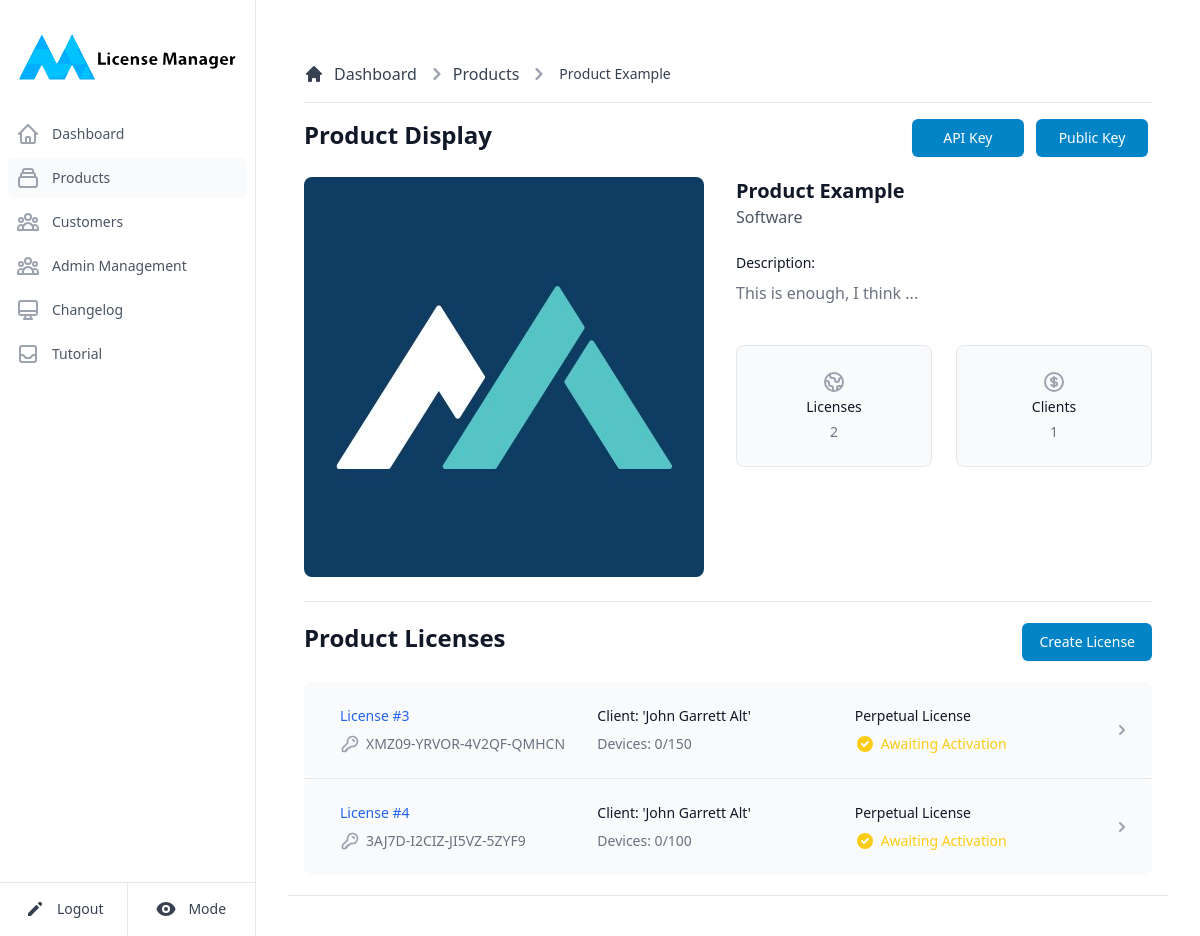
The page /products/id/1 (signed in) on the database as committed earlier.
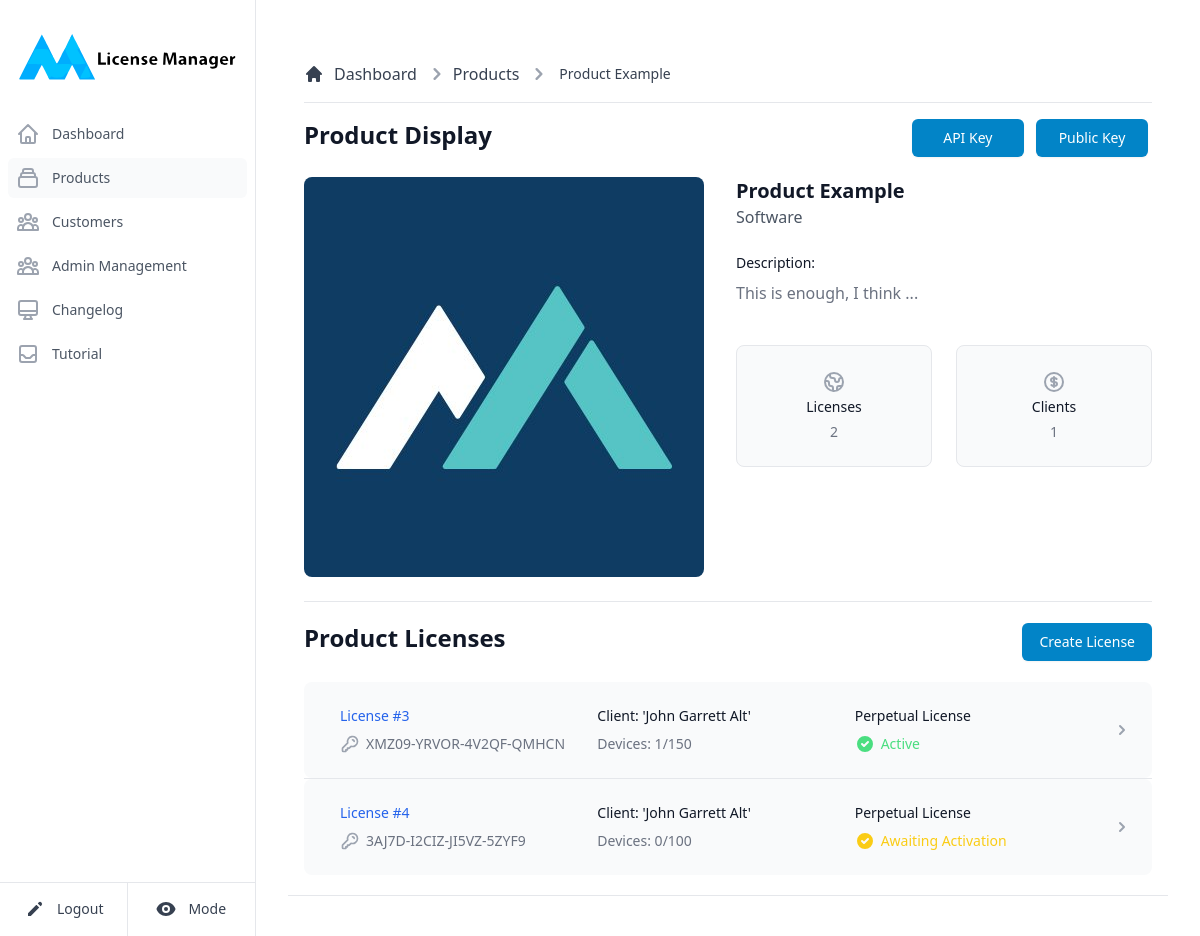
The same page on the database as committed later.
### bin/models.py (models this page shows)
class Product(db.Model):
    __tablename__ = "product"
    id = db.Column( db.Integer, primary_key=True )
    name = db.Column( db.String(100), unique=True )
    category = db.Column( db.String(100) )
    image = db.Column( db.String(150) , nullable=False )
    details = db.Column( db.String(1000) )
    privateK = db.Column(db.String(1100), unique=True)
    publicK = db.Column(db.String(1100), unique=True)
    apiK = db.Column( db.String(100), unique=True )
    keys = db.relationship('Key', cascade='all,delete', backref='product')

class Key(db.Model):
    __tablename__ = "key"
    id = db.Column(db.Integer, primary_key=True)
    productid = db.Column(db.Integer, db.ForeignKey('product.id', ondelete="cascade"), nullable=False)
    clientid = db.Column(db.Integer, db.ForeignKey('client.id', ondelete="cascade"), nullable=False)
    serialkey = db.Column( db.String(100), unique = True)
    maxdevices = db.Column( db.Integer )
    devices = db.Column( db.Integer )
    status = db.Column( db.Integer )
    expirydate = db.Column( db.Integer, nullable=False)
    registrations = db.relationship('Registration', cascade='all,delete', backref='key')
    changelogs = db.relationship('Changelog', cascade='all,delete', backref='key')

class Client(db.Model):
    __tablename__ = "client"
    id = db.Column(db.Integer, primary_key = True)
    name = db.Column( db.String(100) )
    email = db.Column( db.String(100), unique = True)
    phone = db.Column( db.String(20) )
    country = db.Column( db.String(50) )
    registrydate = db.Column( db.Integer, nullable=False)
    keys = db.relationship('Key', cascade='all,delete', backref='client')

### bin/main.py (the view)
@main.route('/products/id/<productid>')
@login_required
def productDisplay(productid):
    return ProductHandler.displayProduct( productid )

### bin/databaseAPI.py (called while the page is built)
def getDistinctClients(productID):
    return db.session.query(Key.clientid).distinct().count()

def getProductByID(productID):
    return Product.query.filter_by(id = productID).first()

def getKeys(productID):
    return db.engine.execute("""
    SELECT * FROM key JOIN (select id as cid, name from client) ON cid = KEY.clientid where Key.productid = """ + str(productID)
    ).fetchall()

def getCustomer(customerName):
    if(customerName == '_ALL_'):
        return Client.query.all()
    return Client.query.filter(Client.name.contains(customerName)).all()

### bin/handlers/products.py (called while the page is built)
def displayProduct(productID):
    if( not str(productID).isnumeric() ):
        return Utils.render404("Product not found", "Sorry, but the product you have entered is invalid ...")
    licenses = DBAPI.getKeys(productID)
    productContent = DBAPI.getProductByID(productID)
    customers = DBAPI.getCustomer('_ALL_')
    clientcount = DBAPI.getDistinctClients(productID)
    if( productContent == None ):
        return Utils.render404("Product not found", "Sorry, but the product you have entered doesn't yet exist ...")
    return render_template('product.html', licenses = licenses, clients = clientcount, product = productContent, pubKey = productContent.publicK.decode('utf-8'), customers = customers, mode = request.cookies.get('mode'))

### bin/templates/product.html (shortened to what this page needs)
{% extends "base.html" %}
{% block second %}text-gray-600 bg-gray-50 dark:bg-gray-700{% endblock %}
{% block content %}
<main>
    <div class="p-4 bg-white block sm:flex items-center justify-between border-b border-gray-200 lg:mt-1.5 dark:bg-slate-900 dark:border-slate-700">
       <div class="mb-1 w-full">
			<div class="mb-2 pb-3">
				<nav class="flex mb-4 pb-4 border-b border-gray-200 dark:border-slate-700" aria-label="Breadcrumb">
					<ol class="inline-flex items-center space-x-1 md:space-x-2">
						<li class="inline-flex items-center">
							<a href="#" class="text-gray-700 hover:text-gray-900 inline-flex items-center dark:text-slate-300 dark:hover:text-slate-500">
								<svg class="w-5 h-5 mr-2.5" fill="currentColor" viewBox="0 0 20 20" xmlns="http://www.w3.org/2000/svg">
									<path d="M10.707 2.293a1 1 0 00-1.414 0l-7 7a1 1 0 001.414 1.414L4 10.414V17a1 1 0 001 1h2a1 1 0 001-1v-2a1 1 0 011-1h2a1 1 0 011 1v2a1 1 0 001 1h2a1 1 0 001-1v-6.586l.293.293a1 1 0 001.414-1.414l-7-7z"></path>
								</svg>
								Dashboard
							</a>
						</li>
						<li>
							<div class="flex items-center">
								<svg class="w-6 h-6 text-gray-400" fill="currentColor" viewBox="0 0 20 20" xmlns="http://www.w3.org/2000/svg">
									<path fill-rule="evenodd" d="M7.293 14.707a1 1 0 010-1.414L10.586 10 7.293 6.707a1 1 0 011.414-1.414l4 4a1 1 0 010 1.414l-4 4a1 1 0 01-1.414 0z" clip-rule="evenodd"></path>
								</svg>
								<a href="{{ url_for('main.products') }}" class="text-gray-700 hover:text-gray-900 ml-1 dark:text-slate-300 dark:hover:text-slate-500">Products</a>
							</div>
						</li>
						<li>
							<div class="flex items-center">
								<svg class="w-6 h-6 text-gray-400" fill="currentColor" viewBox="0 0 20 20" xmlns="http://www.w3.org/2000/svg">
									<path fill-rule="evenodd" d="M7.293 14.707a1 1 0 010-1.414L10.586 10 7.293 6.707a1 1 0 011.414-1.414l4 4a1 1 0 010 1.414l-4 4a1 1 0 01-1.414 0z" clip-rule="evenodd"></path>
								</svg>
								<a href="#" class="text-gray-700 hover:text-gray-900 ml-1 md:ml-2 text-sm font-medium dark:text-slate-300 dark:hover:text-slate-500">{{ product.name }}</a>
							</div>
						</li>
					</ol>
				</nav>
        <div class="flex justify-between">
          <h1 class="text-2xl font-semibold text-gray-900 dark:text-gray-100">Product Display</h1>
          <div>
            <button type="button" data-modal-toggle="copy-modal" class="copy-button w-28 mx-1 px-4 py-2 border border-transparent rounded-md shadow-sm text-sm font-medium text-white bg-sky-600 hover:bg-sky-800 focus:outline-none focus:ring-2 focus:ring-offset-2 focus:ring-indigo-500 dark:bg-sky-500 dark:hover:bg-sky-600 transition-all duration-300" content="{{ product.apiK }}">API Key</button>
            <button type="button" data-modal-toggle="copy-modal" class="copy-button w-28 mx-1 px-4 py-2 border border-transparent rounded-md shadow-sm text-sm font-medium text-white bg-sky-600 hover:bg-sky-800 focus:outline-none focus:ring-2 focus:ring-offset-2 focus:ring-indigo-500 dark:bg-sky-500 dark:hover:bg-sky-600 transition-all duration-300" content="{{ pubKey }}">Public Key</button>
          </div>
        </div>
			</div>
		<div class="bg-white border-b border-gray-200 dark:bg-slate-900 dark:border-slate-700">
			<div class="pb-6">
			  <div class="mt-1 w-full">
				<div class="flex">
					<div style="min-width: 400px; min-height: 400px; max-width: 400px; max-height: 400px">
						<img src="{{ product.image }}" class="rounded-lg" style="height: 100%;">
					</div>
					<div class="ml-8 max-h-96 w-full">
						<div>
							<h1 class="text-xl font-bold text-gray-900 dark:text-gray-300">{{ product.name }}</h1>
							<h2 class="text-m font-medium text-gray-600 dark:text-slate-400">{{ product.category }}</h2>
							<h2 class="mt-6 text-sm font-medium text-gray-900 dark:text-gray-300">Description:</h2>
							<div class="mt-2 prose prose-sm text-gray-500 max-h-32 overflow-y-auto dark:text-slate-400">
								<p>{{ product.details }}</p>
							</div>
						</div>
						<section aria-labelledby="policies-heading" class="mt-10">
						<dl class="grid grid-cols-2 gap-6">
							<div class="bg-gray-50 border border-gray-200 rounded-lg p-6 text-center dark:bg-slate-700 dark:border-slate-500">
							<dt>
								<span class="mt-4 text-sm font-medium text-gray-900 dark:text-slate-100"> Licenses </span>
							</dt>
							<dd class="mt-1 text-sm text-gray-500 dark:text-slate-400">{{licenses|length}}</dd>
							</div>
							<div class="bg-gray-50 border border-gray-200 rounded-lg p-6 text-center dark:bg-slate-700 dark:border-slate-500">
							<dt>
								<span class="mt-4 text-sm font-medium text-gray-900 dark:text-slate-100"> Clients </span>
							</dt>
							<dd class="mt-1 text-sm text-gray-500 dark:text-slate-400">{{clients}}</dd>
							</div>
						</dl>
						</section>
					</div>
				</div>
			  </div>
			</div>
		</div>
    {% if customers|length > 0 %}
      <div class="flex justify-between items-center">
        <h1 class="mt-5 mb-2 font-semibold text-gray-900 text-2xl dark:text-gray-100">Product Licenses</h1>
        <button type="button" class="w-fit px-4 py-2 mt-5 border border-transparent rounded-md shadow-sm text-sm font-medium text-white bg-sky-600 hover:bg-sky-800 focus:outline-none focus:ring-2 focus:ring-offset-2 focus:ring-indigo-500 dark:bg-sky-500 dark:hover:bg-sky-600 transition-all duration-300" data-modal-toggle="creation-modal">Create License</button>
      </div>
      {% if licenses|length > 0 %}
        <ul role="list" class="mt-5 divide-y divide-gray-200">
          {% for license in licenses %}
            <li>
              <a href="{{ url_for('main.licenseDisplay', licenseid = license.id) }}" class="group block bg-gray-50 pr-5 pl-5 rounded-lg dark:bg-slate-700 dark:hover:bg-slate-600 transition-all duration-300">
                <div class="flex items-center py-5 px-4 sm:py-6 sm:px-0">
                  <div class="min-w-0 flex-1 flex items-center">
                    <div class="min-w-0 flex-1 px-4 md:grid md:grid-cols-3 md:gap-4">
                      <div>
                        <p class="text-sm font-medium text-blue-600 truncate dark:text-sky-500">License #{{license.id}}</p>
                        <p class="mt-2 flex items-center text-sm text-gray-500 dark:text-gray-300">
                            <span class="truncate">{{license.serialkey}}</span>
                        </p>
                      </div>
                      <div class="hidden md:block">
                        <div>
                          <p class="text-sm text-gray-900 dark:text-gray-400">
                              Client: '{{license.name}}'
                          </p>
                          <p class="mt-2 flex items-center text-sm text-gray-500 dark:text-gray-300">
                              Devices: {{license.devices}}/{{license.maxdevices}}
                          </p>
                        </div>
                      </div>
                      <div class="hidden md:block">
                        <div>
                          <p class="text-sm text-gray-900 dark:text-gray-300">
                          </p>
                          {% if license.status == 0 %}
                            <p class="mt-2 flex items-center text-sm text-yellow-400">
                              Awaiting Activation
                            </p>
                          {% elif license.status == 1 %}
                            <p class="mt-2 flex items-center text-sm text-green-400">
                              Active
                            </p>
                          {% endif %}
                        </div>
                      </div>
                    </div>
                  </div>
                  <div>
                  </div>
                </div>
              </a>
            </li>
          {% endfor %}
        </ul>
      {% endif %}
    {% endif %}
    </div>
  </div>
 </main>
{% endblock %}

### bin/templates/base.html (shortened to what this page needs)
<!doctype html>
{% if mode is defined and mode == 'NIGHT' %}
<html lang="en" class="h-full dark">
{% else %}
<html lang="en" class="h-full">
{% endif %}
	<head>
		<link href="{{ url_for('static', filename='style.css') }}" rel="stylesheet">
		<script src="{{ url_for('static', filename='tailwind.js') }}"></script>
        <link rel="stylesheet" href="{{ url_for('static', filename='flowbite.min.css') }}" />
	</head>
	<body class="h-full dark:bg-slate-900">
		<div>
			<div class="hidden md:flex md:w-64 md:flex-col md:fixed md:inset-y-0">
			  <div class="flex-1 flex flex-col min-h-0 border-r border-gray-200 bg-white dark:bg-slate-900 dark:border-slate-700">
				<div class="flex-1 flex flex-col pt-5 pb-4 overflow-y-auto">
				  	<div class="flex items-center flex-shrink-0 px-4">
						<img class="w-full" src="{{ url_for('static', filename='logoComplete.svg') }}" alt="Workflow">
				  	</div>
				  <nav class="mt-5 flex-1 px-2 bg-white space-y-1 dark:bg-slate-900">
					<a href="{{ url_for('main.cpanel') }}" class="{% block first %}text-gray-600 hover:bg-gray-50{% endblock %} hover:text-gray-900 group flex items-center px-2 py-2 text-sm font-medium rounded-md dark:text-white dark:hover:bg-gray-700">
						Dashboard
					</a>
					<a href="{{ url_for('main.products') }}" class="{% block second %}text-gray-600 hover:bg-gray-50{% endblock %} hover:text-gray-900 group flex items-center px-2 py-2 text-sm font-medium rounded-md dark:text-white dark:hover:bg-gray-700">
						Products
					</a>
					<a href="{{ url_for('main.customers') }}" class="{% block third %}text-gray-600 hover:bg-gray-50{% endblock %} hover:text-gray-900 group flex items-center px-2 py-2 text-sm font-medium rounded-md dark:text-white dark:hover:bg-gray-700">
						Customers
					</a>
					{% if current_user.owner %}
					<a href="{{ url_for('main.adminsDisplay') }}" class="{% block fourth %}text-gray-600 hover:bg-gray-50{% endblock %} hover:text-gray-900 group flex items-center px-2 py-2 text-sm font-medium rounded-md dark:text-white dark:hover:bg-gray-700">
						Admin Management
					</a>
					{% endif %}
					<a href="{{ url_for('main.changelog') }}" class="{% block fifth %}text-gray-600 hover:bg-gray-50{% endblock %} hover:text-gray-900 group flex items-center px-2 py-2 text-sm font-medium rounded-md dark:text-white dark:hover:bg-gray-700">
						Changelog
					</a>
					<a href="{{ url_for('main.tutorial') }}" class="{% block sixth %}text-gray-600 hover:bg-gray-50{% endblock %} hover:text-gray-900 group flex items-center px-2 py-2 text-sm font-medium rounded-md dark:text-white dark:hover:bg-gray-700">
						Tutorial
					</a>
				  </nav>
				</div>
				<div class="border-t dark:border-slate-700">
					<div class="-mt-px flex divide-x divide-gray-200 dark:divide-slate-800">
					   <div class="w-0 flex-1 flex">
							<a href="{{ url_for('auth.logout') }}" class="relative -mr-px w-0 flex-1 inline-flex items-center justify-center py-4 text-sm text-gray-700 font-medium border border-transparent rounded-bl-lg hover:text-gray-500 dark:text-slate-400 dark:hover:text-slate-100">
								<svg xmlns="http://www.w3.org/2000/svg" class="h-5 w-5" viewBox="0 0 20 20" fill="currentColor">
									<path d="M13.586 3.586a2 2 0 112.828 2.828l-.793.793-2.828-2.828.793-.793zM11.379 5.793L3 14.172V17h2.828l8.38-8.379-2.83-2.828z"></path>
								</svg>
								<span class="ml-3">Logout</span>
							</a>
					   </div>
					   <div class="-ml-px w-0 flex-1 flex">
					   <button id="themeApplier" class="relative w-0 flex-1 inline-flex items-center justify-center py-4 text-sm text-gray-700 font-medium border border-transparent rounded-br-lg hover:text-gray-500 dark:text-slate-400 dark:hover:text-slate-100">
						  <span class="ml-3">Mode</span>
						</button>
					   </div>
					</div>
				</div>
			  </div>
			</div>
			<div class="md:pl-64 flex flex-col flex-1 dark:bg-slate-900">
                <main class="flex-1">
                    <div class="py-6">
                        <div class="mx-auto px-4 sm:px-6 md:px-8">
                            <div class="py-4">
                                <div class="mx-auto w-full h-96 h-fit">
                                    {% block content %}{% endblock %}
                                </div>
                            </div>
                        </div>
                    </div>
                </main>
            </div>
        </div>
    </body>
</html>

Rows that differ between the two databases and show on the page:
changed Key "XMZ09-YRVOR-4V2QF-QMHCN": devices "0" → "1"; status "Awaiting Activation" → "Active"
